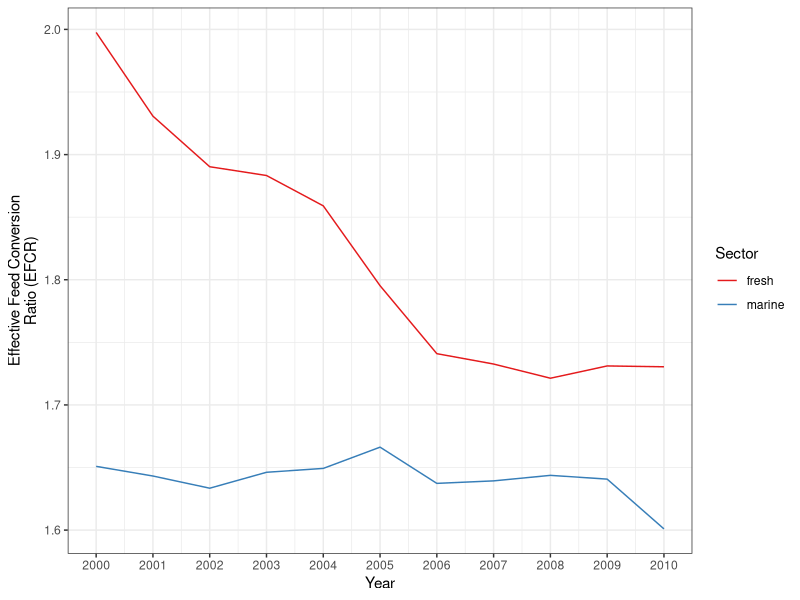
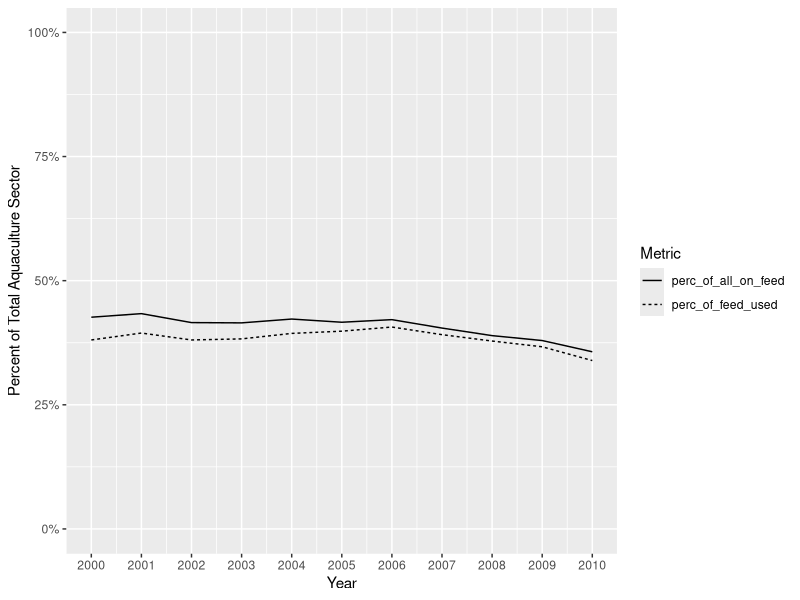

These charts were generated, in order, by the following R code:
##################################################
## Project: Mariculture vs Freshwater EFCR plot
## Script purpose:
## Date: May 22, 2017
## Author: Tyler Clavelle
##################################################

library(tidyverse)
library(scales)

# Read in FCR data
fcr <- read.delim(file = 'sfg-aqua-data/tacon_metian_2015.csv', stringsAsFactors = F)

p1 <- fcr %>%
  filter(year < 2011) %>%
  mutate(production = as.numeric(gsub(',',replacement = '', production)),
         feed_used  = as.numeric(gsub(',',replacement = '',feed_used)),
         prod_on_feed = production * (perc_on_feeds / 100)) %>%
  group_by(type, year) %>%
  summarize(production = sum(production, na.rm = T),
            prod_on_feed = sum(prod_on_feed, na.rm = T),
            feed_used    = sum(feed_used, na.rm = T),
            perc_of_prod_on_feed = prod_on_feed / production) %>%
  mutate(efcr = feed_used / prod_on_feed) %>%
  group_by(year) %>%
  mutate(all_feed = sum(feed_used, na.rm = T),
         perc_of_feed_used = feed_used / all_feed,
         perc_of_all_on_feed = prod_on_feed / sum(prod_on_feed, na.rm = T))


ggplot(p1,aes(x = year, y = efcr, color = type)) +
  geom_line() +
  scale_x_continuous(breaks = c(2000:2010)) +
  scale_color_brewer(palette = 'Set1') +
  labs(x = 'Year',
       y = 'Effective Feed Conversion\nRatio (EFCR)',
       color = 'Sector') +
  theme_bw()

p1 %>%
  filter(type == 'marine') %>%
  select(year, type, perc_of_all_on_feed, perc_of_feed_used) %>%
  gather(key = 'metric', value = 'value', 3:4) %>%
  ggplot(aes(x = year, y = value, linetype = metric)) +
  # ggplot(aes(x = year, y = value, color = type, linetype = metric)) +
  geom_line() +
  scale_x_continuous(breaks = c(2000:2010)) +
  coord_cartesian(ylim = c(0,1)) +
  scale_y_continuous(labels = percent) +
  labs(x = 'Year',
       y = 'Percent of Total Aquaculture Sector',
       linetype = 'Metric')
